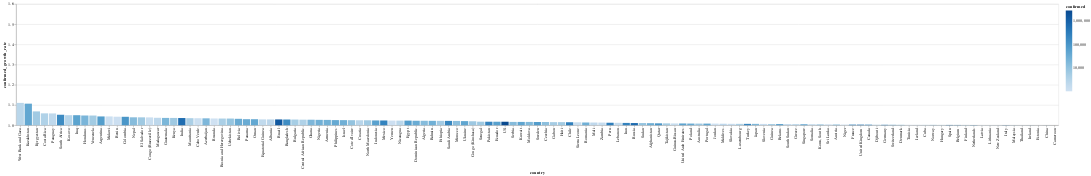

The notebook cell saved with this chart:
### Markdown cell above
# Tasa de contagios por país

El color corresponde con la cantidad de casos confirmados

### Code cell
today_df = global_df[
    (global_df.date == global_df.date.max()) & 
    (global_df.confirmed > 1000)
]


alt.Chart(today_df).mark_bar().encode(
    x=alt.X(
        'country', 
        sort=list(
            today_df.set_index('country')
                    .confirmed_growth_rate
                    .sort_values()
                    .index[::-1]
        )
    ),
    y=alt.X(
        'confirmed_growth_rate', 
        scale=alt.Scale(domain=[1, 1.6], clamp=True)
    ),
    color=alt.Color('confirmed', scale=alt.Scale(type='log')),
    tooltip=list(today_df.columns)
)

### Figure 1 — Vega-Lite specification as saved in the notebook (floating-point values rounded to 4 significant figures; data arrays with more than 128 entries replaced by an {"elided": "..."} marker saying what was removed)
{"config": {"view": {"continuousWidth": 400, "continuousHeight": 300}}, "data": {"name": "data-13c050b4702ba9573b58421c06406228"}, "mark": "bar", "encoding": {"color": {"type": "quantitative", "field": "confirmed", "scale": {"type": "log"}}, "tooltip": [{"type": "temporal", "field": "date"}, {"type": "nominal", "field": "country"}, {"type": "quantitative", "field": "confirmed"}, {"type": "quantitative", "field": "recovered"}, {"type": "quantitative", "field": "death"}, {"type": "quantitative", "field": "confirmed_growth_rate"}, {"type": "quantitative", "field": "death_growth_rate"}, {"type": "temporal", "field": "first_infaction_date"}, {"type": "quantitative", "field": "days_from_first_infection"}, {"type": "temporal", "field": "tenth_infaction_date"}, {"type": "quantitative", "field": "days_from_tenth_infection"}, {"type": "temporal", "field": "first_death_date"}, {"type": "quantitative", "field": "days_from_first_death"}, {"type": "temporal", "field": "tenth_death_date"}, {"type": "quantitative", "field": "days_from_tenth_death"}], "x": {"type": "nominal", "field": "country", "sort": {"elided": "129 str values"}}, "y": {"type": "quantitative", "field": "confirmed_growth_rate", "scale": {"clamp": true, "domain": [1, 1.6]}}}, "$schema": "https://vega.github.io/schema/vega-lite/v4.8.1.json", "datasets": {"data-13c050b4702ba9573b58421c06406228": {"elided": "129 records"}}}
